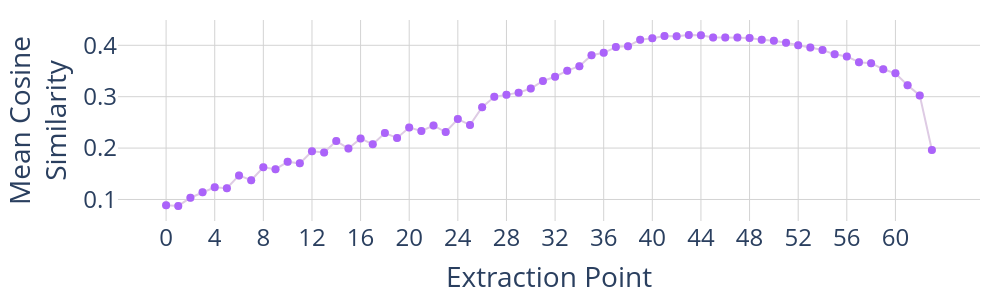

The notebook cell saved with this chart:
### Markdown cell above
### Mean cosine of refusal directions at each layer with other layers

### Code cell
layer_names = [str(i) for i in range(2 * num_layers)]

flatten_dirs = refusal_dirs.reshape(-1, refusal_dirs.shape[-1])
pairwise_cosine = flatten_dirs @ flatten_dirs.T
mean_cosine = pairwise_cosine.mean(dim=-1).cpu().numpy()

# Find the best layer based on mean cosine similarity
max_mean_cosine_act_idx = np.argmax(mean_cosine)
max_mean_cosine_layer = max_mean_cosine_act_idx // 2

print(f"Best layer by mean cosine: {max_mean_cosine_layer}")
print(layer_names[np.argmax(mean_cosine)])

# Plot mean cosine similarity
fig = go.Figure()

fig.add_trace(
    go.Scatter(
        x=layer_names,
        y=mean_cosine,
        mode="lines+markers",
        marker=dict(size=8, color=colour_map_light["neutral"]),
        showlegend=False,
    )
)

fig.add_trace(
    go.Scatter(
        x=layer_names[::],
        y=mean_cosine[::],
        mode="markers",
        marker=dict(size=8, color=colour_map["neutral"]),
        showlegend=False,
    )
)

fig.update_layout(
    plot_bgcolor="white",
    grid=dict(rows=1, columns=1),
    xaxis=dict(
        type="category",
        title=dict(text="Extraction Point", font=dict(size=28)),
        dtick=4,
        gridcolor="lightgrey",
        tickfont=dict(size=24),
    ),
    yaxis=dict(
        title=dict(text="Mean Cosine<br>Similarity", font=dict(size=28)),
        gridcolor="lightgrey",
        zeroline=False,
        tickfont=dict(size=24),
    ),
    hovermode="x unified",
    height=300,
    width=1000,
    margin=dict(l=20, r=20, t=20, b=20),
)

fig.show()
fig.write_html(VISUALIZATION_DIR / "mean_cosine.html")

### Figure 1 — Plotly figure (JSON) as saved in the notebook; plotly's stock layout.template omitted (floating-point values rounded to 4 significant figures)
{"data": [{"marker": {"color": "rgb(222,203,228)", "size": 8}, "mode": "lines+markers", "showlegend": false, "type": "scatter", "x": ["0", "1", "2", "3", "4", "5", "6", "7", "8", "9", "10", "11", "12", "13", "14", "15", "16", "17", "18", "19", "20", "21", "22", "23", "24", "25", "26", "27", "28", "29", "30", "31", "32", "33", "34", "35", "36", "37", "38", "39", "40", "41", "42", "43", "44", "45", "46", "47", "48", "49", "50", "51", "52", "53", "54", "55", "56", "57", "58", "59", "60", "61", "62", "63"], "y": [0.08877, 0.08741, 0.1034, 0.1141, 0.1237, 0.1219, 0.1468, 0.1375, 0.1627, 0.1589, 0.1733, 0.1703, 0.1937, 0.1916, 0.2137, 0.199, 0.2188, 0.2073, 0.2291, 0.2197, 0.24, 0.2332, 0.2438, 0.2313, 0.2564, 0.245, 0.2796, 0.2997, 0.3037, 0.3079, 0.3159, 0.3306, 0.3388, 0.3507, 0.3593, 0.3806, 0.3853, 0.3964, 0.3983, 0.4108, 0.4138, 0.4182, 0.4176, 0.4199, 0.4196, 0.4153, 0.4151, 0.4152, 0.414, 0.4108, 0.4088, 0.405, 0.4, 0.3955, 0.3908, 0.3824, 0.3783, 0.3671, 0.3651, 0.3534, 0.3455, 0.3224, 0.3025, 0.1963]}, {"marker": {"color": "#AB63FA", "size": 8}, "mode": "markers", "showlegend": false, "type": "scatter", "x": ["0", "1", "2", "3", "4", "5", "6", "7", "8", "9", "10", "11", "12", "13", "14", "15", "16", "17", "18", "19", "20", "21", "22", "23", "24", "25", "26", "27", "28", "29", "30", "31", "32", "33", "34", "35", "36", "37", "38", "39", "40", "41", "42", "43", "44", "45", "46", "47", "48", "49", "50", "51", "52", "53", "54", "55", "56", "57", "58", "59", "60", "61", "62", "63"], "y": [0.08877, 0.08741, 0.1034, 0.1141, 0.1237, 0.1219, 0.1468, 0.1375, 0.1627, 0.1589, 0.1733, 0.1703, 0.1937, 0.1916, 0.2137, 0.199, 0.2188, 0.2073, 0.2291, 0.2197, 0.24, 0.2332, 0.2438, 0.2313, 0.2564, 0.245, 0.2796, 0.2997, 0.3037, 0.3079, 0.3159, 0.3306, 0.3388, 0.3507, 0.3593, 0.3806, 0.3853, 0.3964, 0.3983, 0.4108, 0.4138, 0.4182, 0.4176, 0.4199, 0.4196, 0.4153, 0.4151, 0.4152, 0.414, 0.4108, 0.4088, 0.405, 0.4, 0.3955, 0.3908, 0.3824, 0.3783, 0.3671, 0.3651, 0.3534, 0.3455, 0.3224, 0.3025, 0.1963]}], "layout": {"grid": {"columns": 1, "rows": 1}, "height": 300, "hovermode": "x unified", "margin": {"b": 20, "l": 20, "r": 20, "t": 20}, "plot_bgcolor": "white", "width": 1000, "xaxis": {"dtick": 4, "gridcolor": "lightgrey", "tickfont": {"size": 24}, "title": {"font": {"size": 28}, "text": "Extraction Point"}, "type": "category"}, "yaxis": {"gridcolor": "lightgrey", "tickfont": {"size": 24}, "title": {"font": {"size": 28}, "text": "Mean Cosine<br>Similarity"}, "zeroline": false}}}
